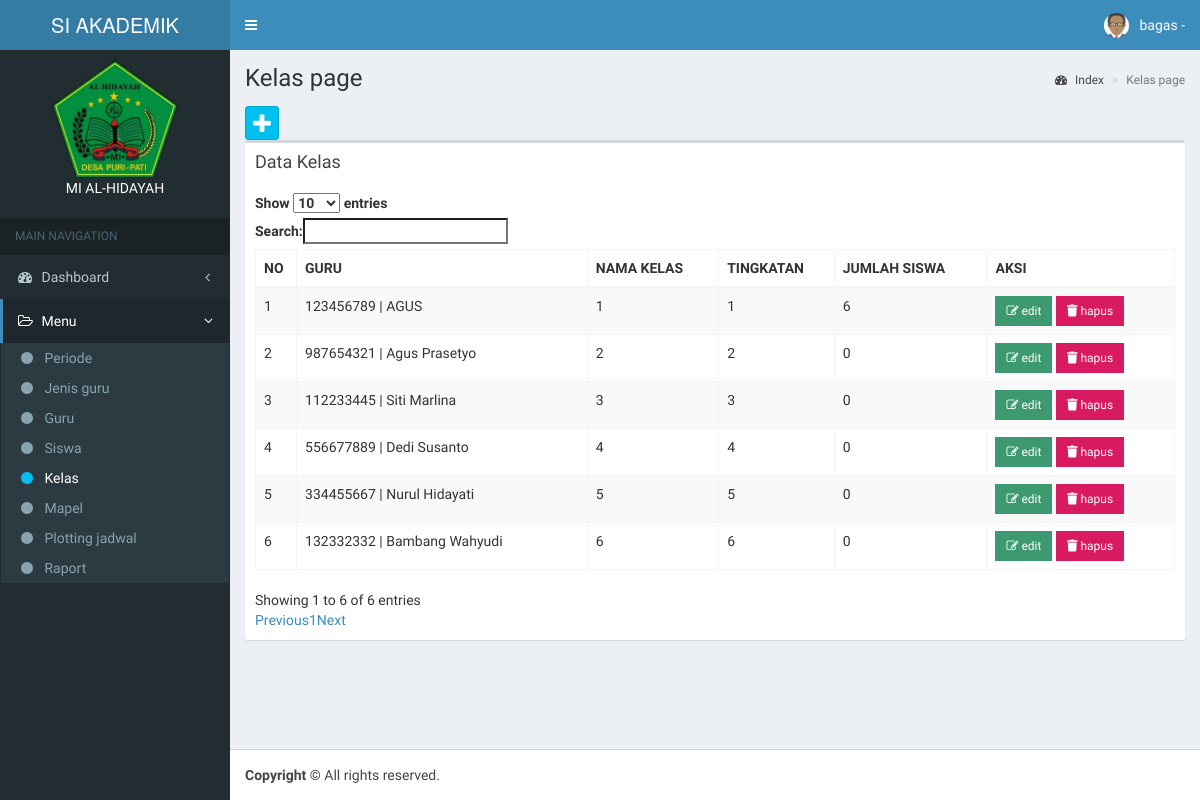
The page /app/kelas/index.php (signed in) on the database its author committed.
### tables this page shows
CREATE TABLE `kelas` (
  `id_kelas` int(11) NOT NULL,
  `id_guru` int(11) DEFAULT NULL,
  `nm_kelas` varchar(50) DEFAULT NULL,
  `tingkatan` int(11) DEFAULT NULL
);

CREATE TABLE `guru` (
  `id_guru` int(11) NOT NULL,
  `nip` varchar(50) DEFAULT NULL,
  `id_user` int(11) DEFAULT NULL,
  `nm_guru` varchar(50) DEFAULT NULL,
  `no_guru` varchar(50) DEFAULT NULL,
  `jk_guru` enum('Laki-Laki','Perempuan') DEFAULT NULL,
  `alamat_guru` text DEFAULT NULL,
  `foto_guru` blob DEFAULT NULL
);

### config/config.php (called while the page is built, shortened)
<?php
function Url_web(){
    $xplode = explode("/", $_SERVER['REQUEST_URI']);
    return $xplode[1];
}
$defaul_uri = "/".Url_web();
$url = "http://".$_SERVER['SERVER_NAME'].":".$_SERVER['SERVER_PORT'].$defaul_uri;
function DB(){
    return ["localhost", "root", "", "vinka"];
}
function QueryManyData($sql){
    $conn = new mysqli(DB()[0], DB()[1], DB()[2], DB()[3]);
    $result = $conn->query($sql);
    return $result;
}
function QueryOnedata($sql){
    $conn = new mysqli(DB()[0], DB()[1], DB()[2], DB()[3]);
    $result = $conn->query($sql);
    return $result;
}

### app/kelas/index.php (the view, shortened to what this page needs)
<?php include_once '../template/header.php'; ?>
<?php include_once '../template/navbar.php'; ?>
<?php include_once '../template/sidebar.php'; ?>
<div class='content-wrapper'>
  <section class='content-header'>
    <h1>Kelas page
    </h1>
    <ol class='breadcrumb'>
      <li><a href='#'><i class='fa fa-dashboard'></i> Index</a></li>
      <li class='active'>Kelas page</li>
    </ol>
  </section>
  <section class='content'>
    <a class='btn btn-social-icon btn-info' data-toggle='tooltip' data-placement='top' title='Tambah data kelas' href='<?= $url ?>/app/kelas/tambah.php'><i class='fa fa-plus'></i></a>
    <div class='row'>
      <div class='col-xs-12'>
        <div class='box'>
          <div class='box-header'>
            <h3 class='box-title'>Data Kelas</h3>
          </div>
          <div class='box-body'>
            <table id='example1' class='table table-bordered table-striped'>
              <thead>
                <tr>
                  <th>NO</th>
                  <th>GURU</th>
                  <th>NAMA KELAS</th>
                  <th>TINGKATAN</th>
                  <th>JUMLAH SISWA</th>
                  <th>AKSI</th>
                </tr>
              </thead>
              <tbody>
                <?php
                $NO = 1;
                foreach (QueryManyData('SELECT * FROM kelas') as $row) {
                ?>
                  <tr>
                    <td><?= $NO++ ?></td>
                    <td>
                      <?php
                      $guru = QueryOnedata('SELECT * FROM guru WHERE guru.id_guru = ' . $row['id_guru'] . ' ')->fetch_assoc();
                      ?>
                      <?= $guru['nip'] . " | " . $guru['nm_guru'] ?></td>
                    <td><?= $row['nm_kelas'] ?></td>
                    <td><?= $row['tingkatan'] ?></td>
                    <td>
                      <?php
                        $periode_aktif = QueryOnedata("SELECT * FROM periode WHERE status_periode = 'Aktif' ")->fetch_assoc();
                        echo $plotting = QueryOnedata("SELECT * FROM plotting_jadwal WHERE id_periode = ".$periode_aktif['id_periode']." AND id_kelas =".$row['id_kelas']." ")->num_rows;
                      ?>
                    </td>
                    <td>
                      <a href='<?= $url ?>/app/kelas/edit.php?id_kelas=<?= $row['id_kelas'] ?>' class='btn bg-olive btn-flat btn-sm'><i class='fa fa-edit'></i> edit</a>
                      <button onclick='ConfirmDelete(<?= $row['id_kelas'] ?>)' class='btn bg-maroon btn-flat btn-sm'>
                        <i class='fas fa-trash'></i>
                        hapus
                      </button>
                    </td>
                  </tr>
                <?php
                }
                ?>
              </tbody>
            </table>
          </div>
        </div>
      </div>
    </div>
</div>
<?php include_once '../template/footer.php'; ?>

### rows shown on the page
kelas: id_guru.nip "123456789", id_guru.nm_guru "AGUS", nm_kelas "1", tingkatan "1", num_rows "6"
kelas: id_guru.nip "987654321", id_guru.nm_guru "Agus Prasetyo", nm_kelas "2", tingkatan "2", num_rows "0"
kelas: id_guru.nip "112233445", id_guru.nm_guru "Siti Marlina", nm_kelas "3", tingkatan "3", num_rows "0"
kelas: id_guru.nip "556677889", id_guru.nm_guru "Dedi Susanto", nm_kelas "4", tingkatan "4", num_rows "0"
kelas: id_guru.nip "334455667", id_guru.nm_guru "Nurul Hidayati", nm_kelas "5", tingkatan "5", num_rows "0"
kelas: id_guru.nip "132332332", id_guru.nm_guru "Bambang Wahyudi", nm_kelas "6", tingkatan "6", num_rows "0"

### other values the page prints
$_SESSION['username'] "bagas"
str_replace("_", " ", $data_menu[$sub]) "Periode"
str_replace("_", " ", $data_menu[$sub]) "Jenis guru"
str_replace("_", " ", $data_menu[$sub]) "Guru"
str_replace("_", " ", $data_menu[$sub]) "Siswa"
str_replace("_", " ", $data_menu[$sub]) "Kelas"
str_replace("_", " ", $data_menu[$sub]) "Mapel"
str_replace("_", " ", $data_menu[$sub]) "Plotting jadwal"
str_replace("_", " ", $data_menu[$sub]) "Raport"
